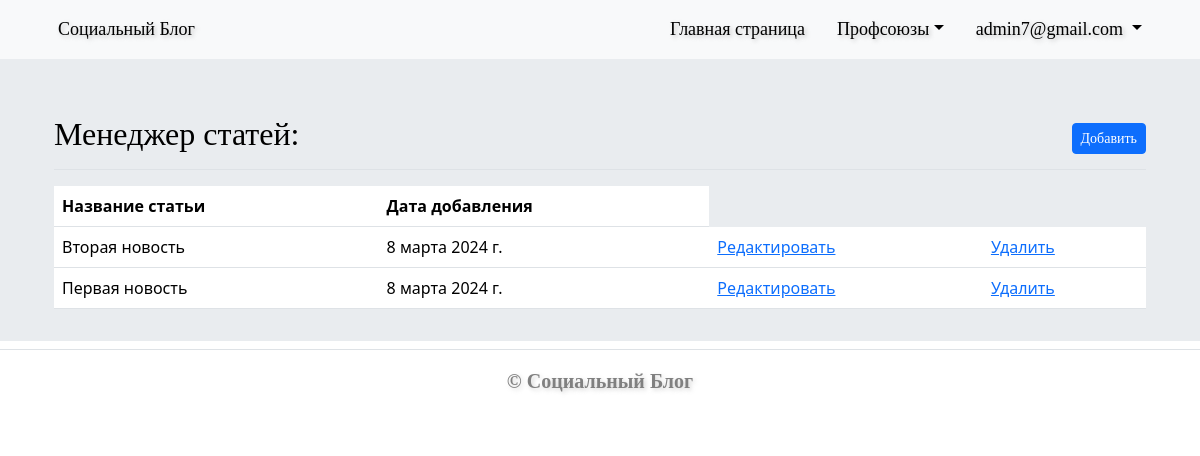
The app's page /manager/ (signed in), older data.
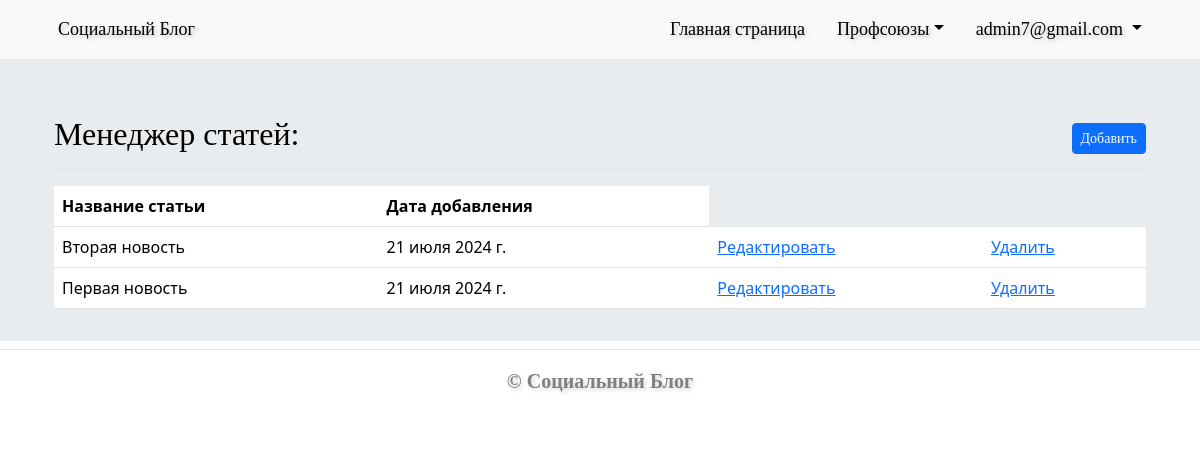
The same page, newer data.
### users/models/custom_user_model.py (models this page shows, shortened)
class CustomUser(AbstractUser):
    objects = UserManager()
    email = models.EmailField(verbose_name="Эллектронная почта",
                              unique=True)
    password = models.CharField(verbose_name="Пароль: ",
                                unique=True,
                                max_length=255)
    phone_number = PhoneNumberField(verbose_name="Номер телефона",
                                    unique=True,
                                    null=True,
                                    blank=False)
    is_prof_union = models.BooleanField(verbose_name="Является профсоюзом",
                                        default=False)
    discont_card = models.OneToOneField(DiscontCard,
                                 on_delete=models.CASCADE,
                                 verbose_name="Пользователь карты",
                                 blank=True,
                                 null=True)
    is_active = models.BooleanField(
        _('active'),
        default=False,
        help_text=_(
            'Определяет, следует ли считать этого пользователя активным. '
            'Снимите этот флажок вместо удаления учетных записей.'
        ),
    )
    USERNAME_FIELD = 'email'
    REQUIRED_FIELDS = ['username']
    class Meta:
        verbose_name="Пользователь"
        verbose_name_plural="пользователи"

### blog/models/post_model.py (models this page shows, shortened)
class Post(models.Model):
    title = models.CharField(verbose_name="Название новости", max_length=150)
    text = models.TextField(verbose_name="Тело статьи")
    image = models.ImageField(verbose_name="Картинка", upload_to='post_images', blank=True)
    date_create = models.DateField(verbose_name="Дата создания", auto_now=True)
    data_update = models.DateField(verbose_name="Дата обновления", null=True, blank=True)
    user = models.ForeignKey(CustomUser, verbose_name="Автор", on_delete=models.CASCADE)
    publish = models.BooleanField(verbose_name="Опубликованно", default=False)
    class Meta:
        verbose_name="Пост"
        verbose_name_plural="Посты"

### users/views/home_manager_view.py (the view)
# urls.py: path('', HomeManagerView.as_view(), name='homemanager'),
class HomeManagerView(LoginRequiredMixin, ListView):
    template_name = "users/index.html"
    model = Post
    context_object_name = "posts"
    def get_queryset(self):
        if self.request.user.is_superuser or self.request.user.is_staff or self.request.user.is_prof_union: # noqa
            queryset = Post.objects.filter(user=self.request.user).order_by("-id") # noqa
            return queryset
        else:
            return redirect("blog:main_page")

### blog/context_processors.py (called while the page is built)
def navbar_top_dropdown_menu(request):
    return {"topnavbarmenu": get_list_or_404(CustomUser)}

### users/mixins.py (called while the page is built)
    def get(self, request, *args, **kwargs):
        if self.request.user.is_superuser or self.request.user.is_staff or self.request.user.is_prof_union:
            return super().get(request, *args, **kwargs)
        else:
            return redirect("blog:main_page")

### templates/users/index.html
{% extends "base.html" %}
{% block content %}
<div class="container">
  <div class="d-flex justify-content-between flex-wrap flex-md-nowrap align-items-center pt-3 pb-2 mb-3 border-bottom">
    <h1 class="h2"> Менеджер статей: </h1>
      <a class="btn btn-primary btn-sm" href="{% url 'users:addpost' %}"> Добавить </a>
  </div>
    <table class="table table-hover">
        <thead>
      <tr>
        <th scope="col">Название статьи</th>
        <th scope="col">Дата добавления</th>
      </tr>
    </thead>
    <tbody>
      {% for post in posts %}
      <tr>
        <td>{{post.title|truncatewords:10}}</td>
        <td>{{post.date_create}}</td>
        <td><a href="{% url 'users:updatepost' post.id %}">Редактировать</a></td>
        <td><a href="{% url 'users:deletepost' post.id %}">Удалить</a></td>
      {% endfor%}
      </tr>
    </tbody>
    </table>
</div>
{% endblock %}

### templates/base.html (shortened to what this page needs)
{% load static %}
{% load crispy_forms_tags %}
<!DOCTYPE html>
<html lang="ru">
  <head>
    <link rel="stylesheet" href="{% static 'css/stylesheets1.css'%}" type="text/css">
    <link href="https://cdn.jsdelivr.net/npm/bootstrap@5.3.2/dist/css/bootstrap.min.css" rel="stylesheet">
  </head>
  <body>
    {% include "includes/header.html" %}
    <main class="p-3 mb-2 bg-body-secondary">
      <div class="container mt-4">
        {% block content %}{% endblock %}
      </div>
    </main>
    {% include "includes/footer.html" %}
  </body>
</html>

### templates/includes/header.html (shortened to what this page needs)
{% load static %}
<header>
  <nav class="navbar navbar-expand-lg bg-body-tertiary">
    <div class="container">
      {% with request.resolver_match.view_name as view_name %}
      <ul class="nav nav-pills">
        <li class="nav-item">
          <a class="nav-link" href="{% url 'blog:main_page' %}">Социальный Блог</a>
          </li>
      </ul>
        <ul class="nav nav-pills">
          <li class="nav-item">
            <a class="nav-link {% if view_name == 'blog:main_page' %} active {% endif %}"
                href="{% url 'blog:main_page' %}">Главная страница</a>
          </li>
          <li class="nav-item dropdown" >
            <a class="nav-link dropdown-toggle" role="button" data-bs-toggle="dropdown" aria-expanded="false">Профсоюзы</a>
          </li>
          {% if request.user.is_authenticated %}
            <li class="nav-item dropdown" >
              <a class="nav-link dropdown-toggle" role="button" data-bs-toggle="dropdown" aria-expanded="false">
                {{request.user.email}}
              </a>
              {% include "includes/dropdown_menu_users_account.html" %}
          {% endif %}
      {% endwith %}
    </div>
  </nav>
</header>

### templates/includes/dropdown_menu_users_account.html (shortened to what this page needs)
    </li>
</ul>

### templates/includes/footer.html
<footer class="border-top text-center py-3">
  <p class="pfooter">© Социальный Блог</p>
</footer>

### static_dev/css/stylesheets1.css (style rules this page uses)
a.nav-link { font-family:Times; font-style: normal; color:black; font-size:18px; text-shadow: 2px 2px 4px rgba(146, 146, 146, 0.493); }
div.d-flex { font-family:Times; font-style: normal; color:black; }
.pfooter { font-family:Times; font-style: normal; font-weight: bold; color:grey; font-size:20px; text-shadow: 2px 2px 4px rgba(173, 173, 173, 0.493); }

Row changes from the older to the newer data that the page shows:
changed Post "Вторая новость": date_create "8 марта 2024 г." → "21 июля 2024 г."
changed Post "Первая новость": date_create "8 марта 2024 г." → "21 июля 2024 г."
